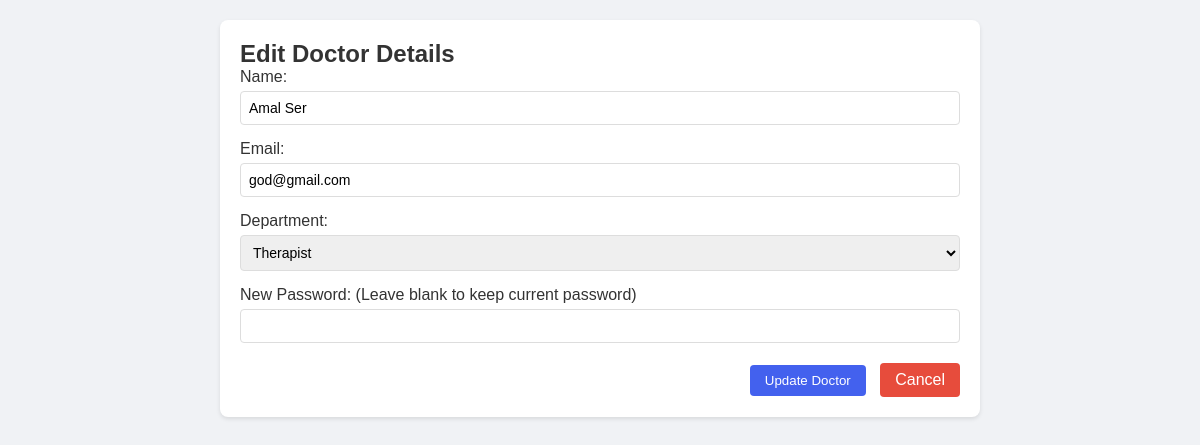
/edit_doctor.php?id=2 (signed in), run on the app's committed database.
### tables this page shows
CREATE TABLE `doctors` (
  `id` int(11) NOT NULL,
  `name` varchar(100) DEFAULT NULL,
  `email` varchar(100) DEFAULT NULL,
  `password` varchar(100) DEFAULT NULL,
  `department` varchar(50) DEFAULT NULL,
  `address` varchar(100) DEFAULT NULL,
  `phone` int(100) DEFAULT NULL,
  `specialization` varchar(100) DEFAULT NULL,
  `created_at` timestamp NOT NULL DEFAULT current_timestamp()
);

### edit_doctor.php (the view, shortened to what this page needs)
<?php
include 'config.php';
$doctor_id = $_GET['id'];
$sql = "SELECT * FROM doctors WHERE id = '$doctor_id'";
$result = mysqli_query($conn, $sql);
$doctor = mysqli_fetch_assoc($result);
?>
<!DOCTYPE html>
<html>
<head>
    <link rel="stylesheet" href="css/admin_style.css">
</head>
<body>
    <div class="container">
        <div class="form-box">
            <h2>Edit Doctor Details</h2>
            <form action="update_doctor.php" method="POST">
                <div class="form-group">
                    <label>Name:</label>
                    <input type="text" name="name" value="<?php echo $doctor['name']; ?>" class="form-control" required>
                </div>
                <div class="form-group">
                    <label>Email:</label>
                    <input type="email" name="email" value="<?php echo $doctor['email']; ?>" class="form-control" required>
                </div>
                <div class="form-group">
                    <label>Department:</label>
                    <select name="department" class="form-control" required>
                        <option value="Therapist" <?php if($doctor['department']=='Therapist') echo 'selected'; ?>>Therapist</option>
                    </select>
                </div>
                <div class="form-group">
                    <label>New Password: (Leave blank to keep current password)</label>
                    <input type="password" name="new_password" class="form-control">
                </div>
                <div class="button-group">
                    <button type="submit" name="update_doctor" class="btn btn-primary">Update Doctor</button>
                    <a href="admin_dashboard.php" class="btn btn-danger">Cancel</a>
                </div>
            </form>
        </div>
    </div>
</body>
</html>

### css/admin_style.css (style rules this page uses)
:root { --primary-color: #4361ee; --secondary-color: #3f37c9; --success-color: #4CAF50; --danger-color: #e74c3c; --dark-color: #1f2937; --light-color: #f3f4f6; --sidebar-width: 250px; }
* { margin: 0; padding: 0; box-sizing: border-box; }
body { font-family: 'Poppins', sans-serif; background: #f0f2f5; color: #333; }
.form-box { background: white; padding: 20px; border-radius: 8px; margin-bottom: 20px; box-shadow: 0 2px 4px rgba(0,0,0,0.1); }
.form-group { margin-bottom: 15px; }
.form-group label { display: block; margin-bottom: 5px; }
.form-control { width: 100%; padding: 8px; border: 1px solid #ddd; border-radius: 4px; font-size: 14px; }
.btn { padding: 8px 15px; border: none; border-radius: 4px; cursor: pointer; text-decoration: none; display: inline-block; }
.btn-primary { background: var(--primary-color); color: white; }
.btn-danger { background: var(--danger-color); color: white; }
.container { max-width: 800px; margin: 20px auto; padding: 0 20px; }
.button-group { margin-top: 20px; text-align: right; }
.button-group .btn { margin-left: 10px; }

### data on the page
doctors: name "Amal Ser", email "god@gmail.com", department "Therapist"
